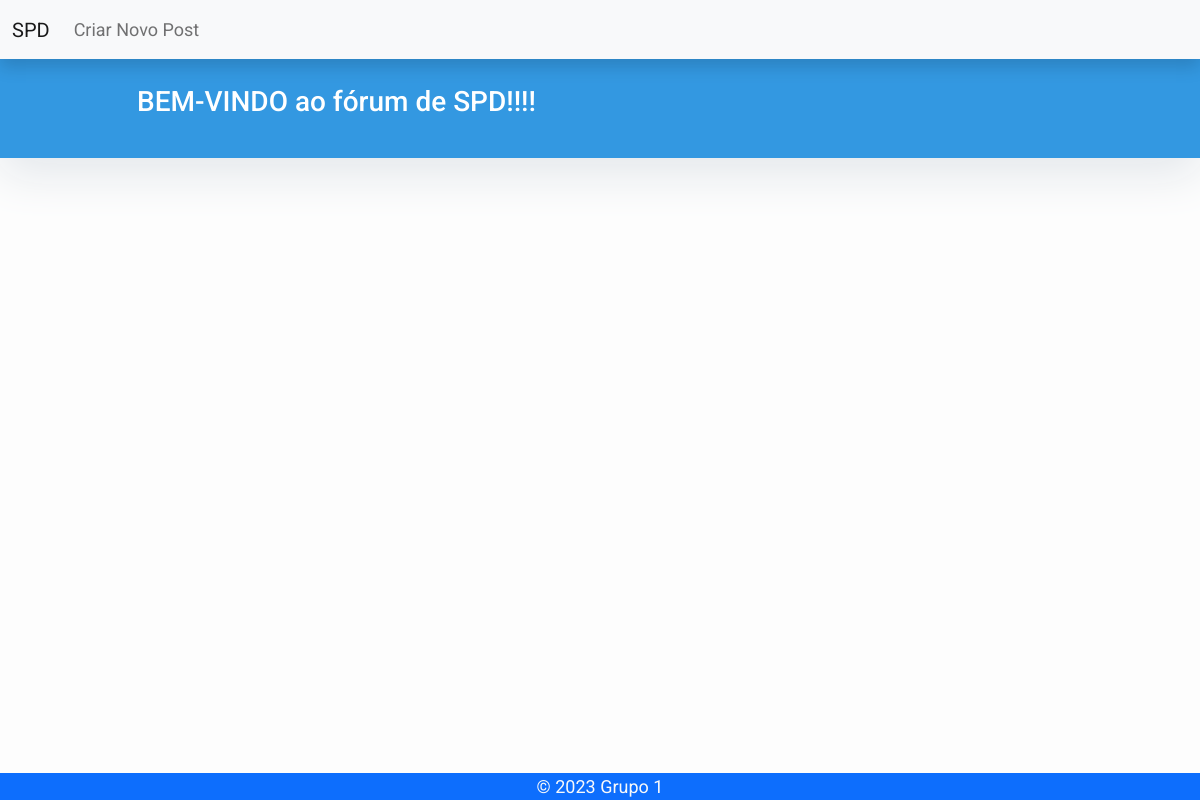
The app's page /, older data.
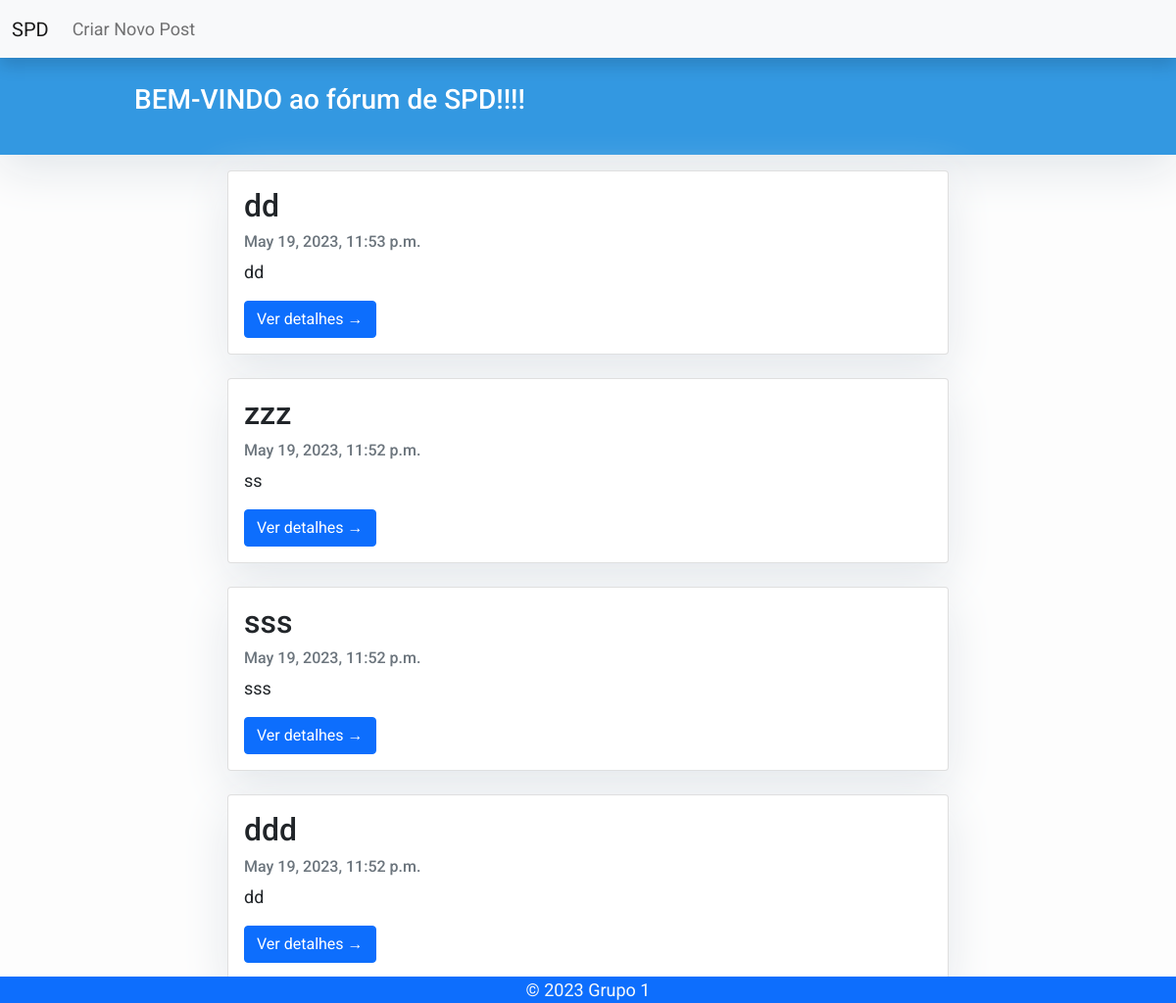
The same page, newer data.
### blog/models.py (models this page shows, shortened)
class Post(models.Model):
    title = models.CharField(max_length=200, unique=True)
    slug = models.SlugField(max_length=200, unique=True)
    updated_on = models.DateTimeField(auto_now= True)
    content = models.TextField()
    created_on = models.DateTimeField(auto_now_add=True)
    status = models.IntegerField(choices=STATUS, default=0)
    class Meta:
        ordering = ['-created_on']

### blog/views.py (the view)
# urls.py: path('', views.PostList.as_view(), name='home'),
class PostList(generic.ListView):
    queryset = Post.objects.filter(status=1).order_by('-created_on')
    template_name = 'index.html'

### templates/index.html (shortened to what this page needs)
{% extends "base.html" %}
{% block content %}
<header class="masthead">
    <div class="container">
        <div class="row">
            <div class="col-md-8 col-md-10 mx-auto">
                <div class="site-heading">
                    <h3 class="site-heading my-4 mt-3 text-white">BEM-VINDO ao fórum de SPD!!!!</h3>
                </div>
            </div>
        </div>
    </div>
</header>
<div class="container">
    <div class="row justify-content-center">
        <div class="col-md-8 mt-3">
            {% for post in post_list %}
                {% if post.slug %}
                    <div class="card mb-4">
                        <div class="card-body">
                            <h2 class="card-title">{{ post.title }}</h2>
                            <p class="card-text text-muted h6"> {{ post.created_on }}</p>
                            <p class="card-text">{{ post.content|slice:":200" }}</p>
                            <a href="{% url 'post_detail' post.slug %}" class="btn btn-primary">Ver detalhes &rarr;</a>
                        </div>
                    </div>
                {% endif %}
            {% endfor %}
        </div>
    </div>
</div>
{% endblock %}

### templates/base.html (shortened to what this page needs)
<!DOCTYPE html>
<html>
    <head>
        <link href="https://cdn.jsdelivr.net/npm/bootstrap@5.0.2/dist/css/bootstrap.min.css" rel="stylesheet">
    </head>
    <body>
        <nav class="navbar navbar-expand-lg navbar-light bg-light shadow" id="mainNav">
            <div class="container-fluid">
                <a class="navbar-brand" href="{% url 'home' %}">SPD</a>
                <div class="collapse navbar-collapse" id="navbarResponsive">
                    <ul class="navbar-nav ml-auto">
                        <li class="nav-item text-black">
                            <a class="nav-link text-black font-weight-bold" href="{% url 'create_post' %}">Criar Novo Post</a>
                        </li>
                    </ul>
                </div>
            </div>
        </nav>
        {% block content %}{% endblock content %}
        <footer class="footer fixed-bottom bg-primary text-light">
            <div class="container text-center">
                <span>&#169; 2023 Grupo 1</span>
            </div>
        </footer>
    </body>
</html>

### templates/base.html (style rules this page uses)
body { font-family: "Roboto", sans-serif; font-size: 17px; background-color: #fdfdfd; }
.shadow { box-shadow: 0 4px 2px -2px rgba(0, 0, 0, 0.1); }
.masthead { background: #3398E1; height: auto; padding-bottom: 15px; box-shadow: 0 16px 48px #E3E7EB; padding-top: 10px; }

### templates/index.html (style rules this page uses)
body { font-family: "Roboto", sans-serif; font-size: 18px; background-color: #fdfdfd; }
.card { box-shadow: 0 16px 48px #E3E7EB; }

Row changes from the older to the newer data that the page shows:
added Post: title "dd", created_on "May 19, 2023, 11:53 p.m.", content "dd"
added Post: title "zzz", created_on "May 19, 2023, 11:52 p.m.", content "ss"
added Post: title "sss", created_on "May 19, 2023, 11:52 p.m.", content "sss"
now on this page (row edited): Post: title "ddd", created_on "May 19, 2023, 11:52 p.m.", content "dd"
